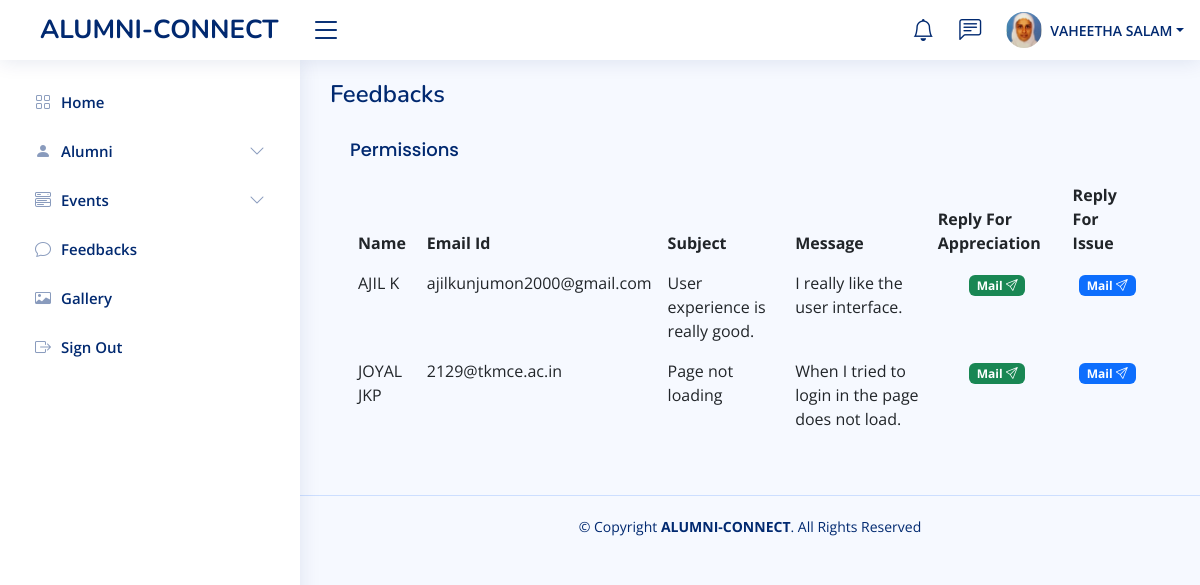
Before: /alumnis/viewFeedbacks/ (signed in) with the older database file.
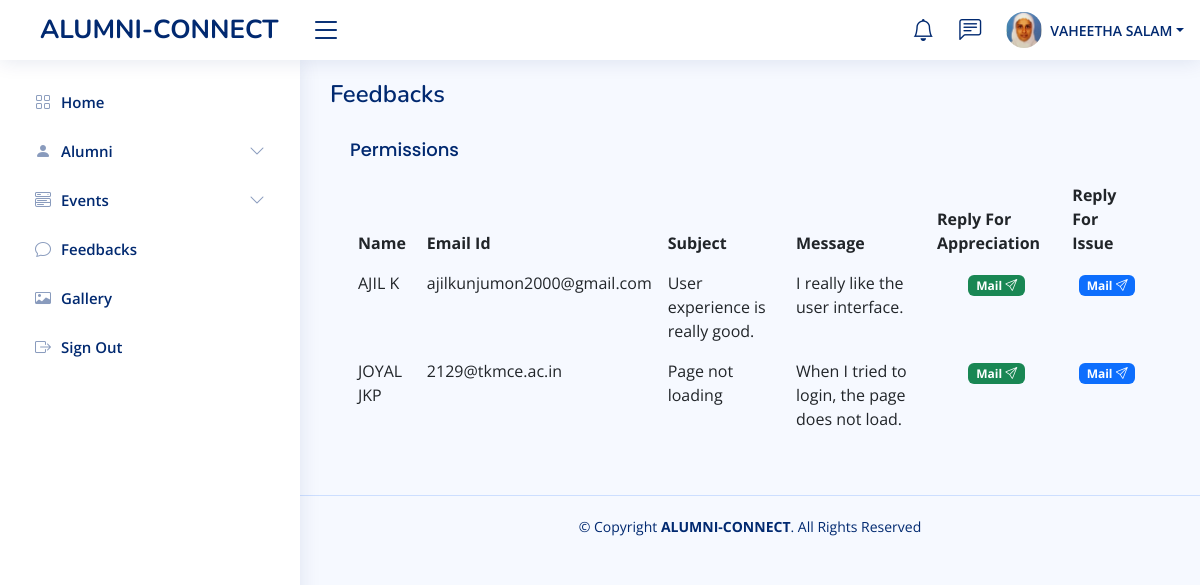
After: the same page with the newer database file.
### alumnis/models.py (models this page shows)
class Feedbacks(models.Model):
  name = models.CharField(max_length=255)
  email = models.CharField(max_length=255)
  subject = models.CharField(max_length=500)
  message = models.CharField(max_length=1500)
  status = models.IntegerField(default=1)
  date = models.DateField(default=date.today())

### alumnis/views.py (the view)
# urls.py: path('viewFeedbacks/', views.viewFeedbacks, name="viewFeedbacks"),
def viewFeedbacks(request):
  if 'email' in request.session:
    a=request.session.get('email')
    user = Faculty.objects.filter(email=a).values()
    feedback =Feedbacks.objects.filter(status=0).order_by('-date')
    template = loader.get_template('viewFeedbacks.html')
    context = {
    'myFaculty': user,'feedback':feedback,
  }
    return HttpResponse(template.render(context, request))
  else:
    return redirect('index')

### alumnis/templates/viewFeedbacks.html (shortened to what this page needs)
<!DOCTYPE html>
<html lang="en">
<head>
    {% load static %}
  <link href="{% static 'assets2/vendor/bootstrap/css/bootstrap.min.css' %}" rel="stylesheet">
  <link href="{% static 'assets2/vendor/bootstrap-icons/bootstrap-icons.css' %}" rel="stylesheet">
  <link href="{% static 'assets2/vendor/boxicons/css/boxicons.min.css' %}" rel="stylesheet">
  <link href="{% static 'assets2/vendor/quill/quill.snow.css' %}" rel="stylesheet">
  <link href="{% static 'assets2/vendor/quill/quill.bubble.css' %}" rel="stylesheet">
  <link href="{% static 'assets2/vendor/remixicon/remixicon.css' %}" rel="stylesheet">
  <link href="{% static 'assets2/vendor/simple-datatables/style.css' %}" rel="stylesheet">
  <link href="{% static 'assets2/css/style.css' %}" rel="stylesheet">
</head>
<body>
  {% include 'AdminHeader.html' %}
  {% include 'AdminSidebar.html' %}
  <main id="main" class="main">
    <div class="pagetitle">
      <h1>Feedbacks</h1>
    </div>
    <section class="">
      <div class="row">
        <div class="col-12">
          <div class="card-body">
            <h5 class="card-title">Permissions</h5>
            <table class="table table-borderless datatable">
              <thead>
                <tr>
                  <th scope="col">Name</th>
                  <th scope="col">Email Id</th>
                  <th scope="col">Subject</th>
                  <th scope="col">Message</th>
                  <th scope="col">Reply For Appreciation</th>
                  <th scope="col">Reply For Issue</th>
                </tr>
              </thead>
              <tbody>
                {% for i in feedback %}
                <tr>
                  <td>{{ i.name|upper }}</td>
                  <td>{{ i.email }}</td>
                  <td>{{ i.subject }}</td>
                  <td>{{ i.message }}</td>
                    <td style="text-align:center;"><span class="badge bg-success"><a style="color:white;" href="../positivemail/{{ i.email }}">Mail <i class="bi bi-send"></i></a> </span></td>
                    <td style="text-align:center;"><span class="badge bg-primary"> <a style="color:white;" href="../negativemail/{{ i.email }}">Mail <i class="bi bi-send"></i></a> </span></td>
                </tr>
                {% endfor %}
              </tbody>
            </table>
          </div>
        </div>
      </div>
    </section>
</main>
  <footer id="footer" class="footer">
    <div class="copyright">
      &copy; Copyright <strong><span>ALUMNI-CONNECT</span></strong>. All Rights Reserved
    </div>
  </footer>
</body>
</html>

Changed rows visible on the page:
changed Feedbacks "JOYAL JKP": message "When I tried to login in the page does not load." → "When I tried to login, the page does not load."
